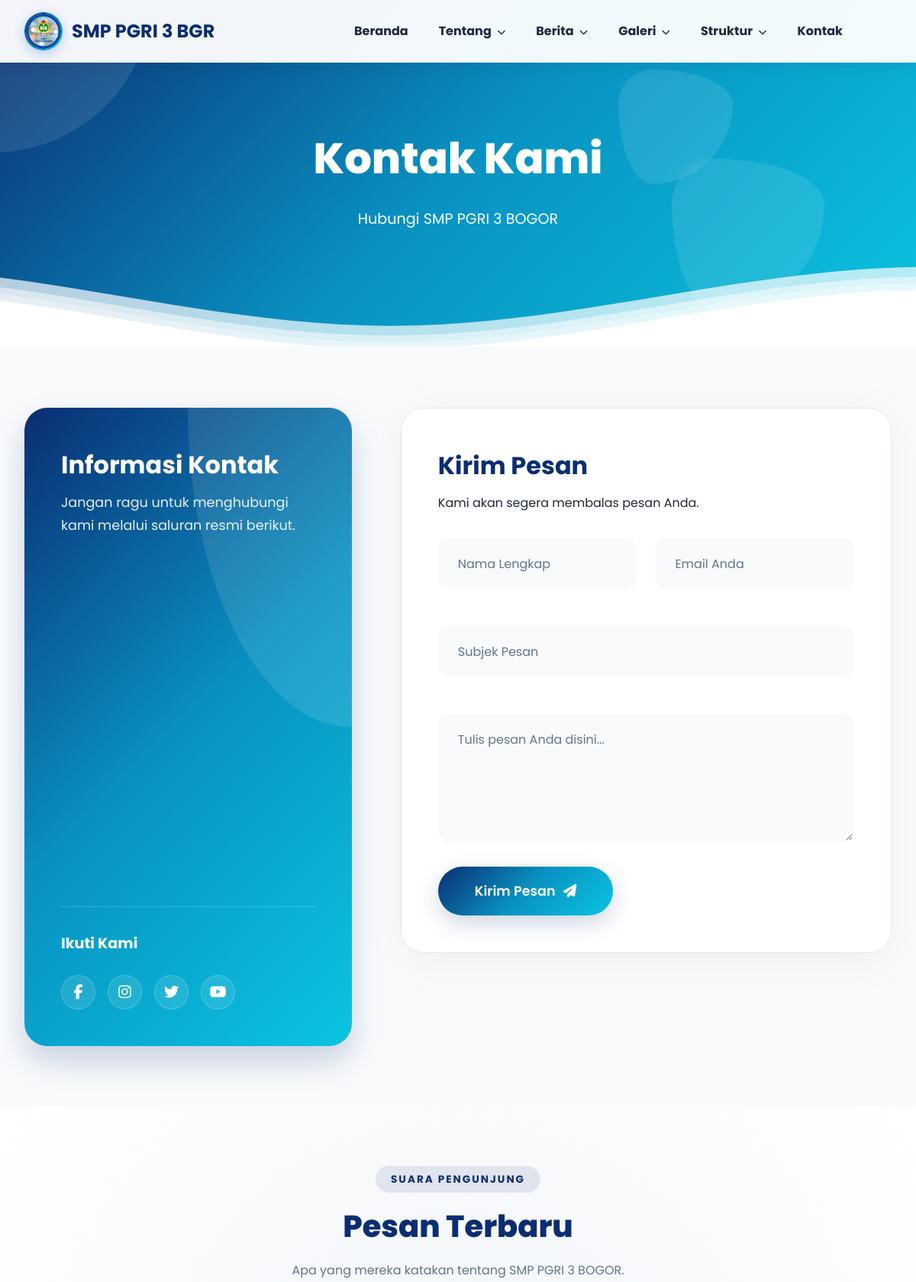
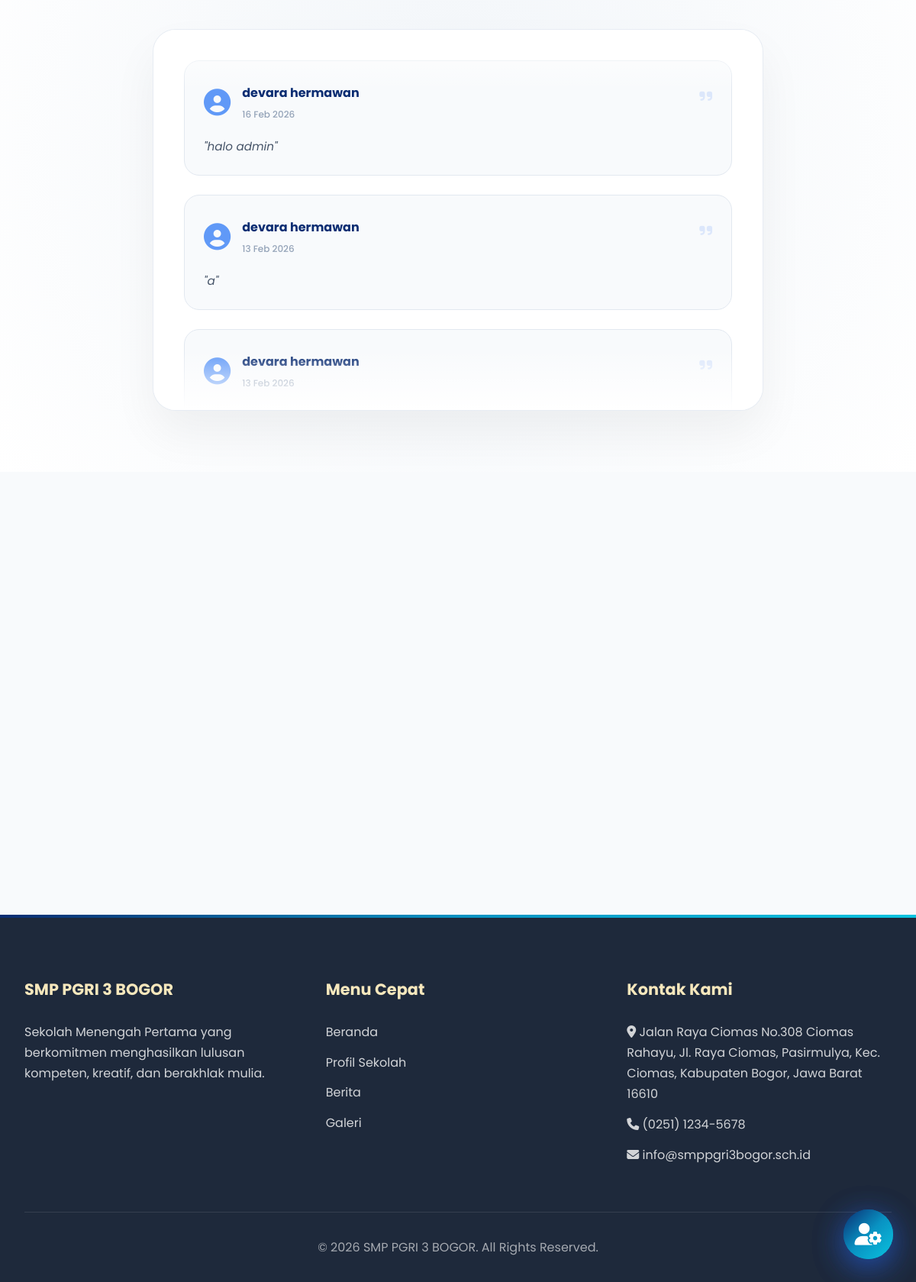
The app's page /pages/kontak.php with its own data (2 pictures, top to bottom).
### tables this page shows
CREATE TABLE `pesan` (
  `id` int NOT NULL,
  `nama` varchar(200) NOT NULL,
  `email` varchar(80) NOT NULL,
  `subjek` varchar(30) NOT NULL,
  `pesan` longtext NOT NULL,
  `dibaca` tinyint(1) DEFAULT '0',
  `created_at` timestamp NULL DEFAULT CURRENT_TIMESTAMP
);

### pages/kontak.php (the view, shortened to what this page needs)
<?php
include 'header.php'; ?>
<section class="about-hero">
    <div class="floating-shapes">
        <div class="shape shape-1"></div>
        <div class="shape shape-2"></div>
        <div class="shape shape-3"></div>
    </div>
    <h1>Kontak Kami</h1>
    <p>Hubungi SMP PGRI 3 BOGOR</p>
    <?php include 'wave.php'; ?>
</section>
<section class="contact-section">
    <div class="contact-wrapper">
        <div class="contact-info-card" data-delay="0s">
            <div class="contact-header">
                <h2>Informasi Kontak</h2>
                <p>Jangan ragu untuk menghubungi kami melalui saluran resmi berikut.</p>
            </div>
            <div class="contact-details">
            </div>
            <div class="social-links-contact" data-delay="0.8s">
                <h3>Ikuti Kami</h3>
                <div class="social-icons">
                    <a href="#" class="social-icon"><i class="fab fa-facebook-f"></i></a>
                    <a href="#" class="social-icon"><i class="fab fa-instagram"></i></a>
                    <a href="#" class="social-icon"><i class="fab fa-twitter"></i></a>
                    <a href="#" class="social-icon"><i class="fab fa-youtube"></i></a>
                </div>
            </div>
        </div>
        <div class="contact-form-card" data-delay="0.3s">
            <div class="form-header">
                <h2>Kirim Pesan</h2>
                <p>Kami akan segera membalas pesan Anda.</p>
            </div>
            <form action="kontak.php" method="POST" id="contactForm">
                <div class="form-grid">
                    <div class="form-group">
                        <input type="text" name="nama" class="form-control" placeholder="Nama Lengkap" id="nama" required>
                    </div>
                    <div class="form-group">
                        <input type="email" name="email" class="form-control" placeholder="Email Anda" id="email" required>
                    </div>
                    <div class="form-group full">
                        <input type="text" name="subjek" class="form-control" placeholder="Subjek Pesan" id="subjek" required>
                    </div>
                    <div class="form-group full">
                        <textarea name="pesan" class="form-control" rows="5" placeholder="Tulis pesan Anda disini..." id="pesan" required></textarea>
                    </div>
                </div>
                <button type="submit" name="submit" id="submit" class="btn-send">
                    Kirim Pesan <i class="fas fa-paper-plane"></i>
                </button>
            </form>
        </div>
    </div>
</section>
<section class="feedback-section" data-aos="fade-up">
    <div class="container">
        <div class="section-title-wrapper" style="text-align: center; margin-bottom: 40px;">
            <span class="section-badge" style="background: rgba(11, 45, 114, 0.1); color: var(--primary); padding: 8px 20px; border-radius: 50px; font-weight: 700; font-size: 0.85rem; text-transform: uppercase; letter-spacing: 2px;">Suara Pengunjung</span>
            <h2 style="font-size: 2.5rem; color: var(--primary); font-weight: 800; margin-top: 15px;">Pesan Terbaru</h2>
            <p style="color: #64748b; max-width: 600px; margin: 10px auto;">Apa yang mereka katakan tentang SMP PGRI 3 BOGOR.</p>
        </div>
        <div class="feedback-ticker-container">
            <div class="feedback-ticker-wrapper">
                <div class="feedback-ticker-track">
                    <?php
                    $q_feedback = mysqli_query($conn, "SELECT nama, pesan, created_at FROM pesan ORDER BY id DESC LIMIT 15");
                    if (mysqli_num_rows($q_feedback) > 0) {
                        $feedbacks = [];
                        while ($fb = mysqli_fetch_assoc($q_feedback)) {
                            $feedbacks[] = $fb;
                        }
                        for ($i = 0; $i < 2; $i++) {
                            foreach ($feedbacks as $fb) {
                    ?>
                                <div class="feedback-item">
                                    <div class="feedback-header">
                                        <div class="user-avatar-mini">
                                            <i class="fas fa-user-circle"></i>
                                        </div>
                                        <div class="user-meta">
                                            <h4><?= htmlspecialchars($fb['nama']) ?></h4>
                                            <span><?= date('d M Y', strtotime($fb['created_at'])) ?></span>
                                        </div>
                                        <div class="quote-icon">
                                            <i class="fas fa-quote-right"></i>
                                        </div>
                                    </div>
                                    <div class="feedback-body">
                                        <p>"<?= htmlspecialchars(substr($fb['pesan'], 0, 150)) ?><?= strlen($fb['pesan']) > 150 ? '...' : '' ?>"</p>
                                    </div>
                                </div>
                    <?php
                            }
                        }
                    } else {
                        echo '<p style="text-align:center; color:#94a3b8; padding: 40px;">Belum ada pesan terbaru.</p>';
                    }
                    ?>
                </div>
            </div>
        </div>
    </div>
</section>
<section class="map-section">
</section>
<?php include 'footer.php'; ?>

### pages/kontak.php (style rules this page uses)
.feedback-section { padding: 80px 0; background: radial-gradient(circle at 50% 50%, #f1f5f9 0%, #ffffff 100%); overflow: hidden; }
.feedback-ticker-container { position: relative; max-width: 800px; margin: 0 auto; height: 500px; background: white; border-radius: 30px; box-shadow: 0 30px 60px rgba(0, 0, 0, 0.05); border: 1px solid rgba(226, 232, 240, 0.8); overflow: hidden; }
.feedback-ticker-wrapper { padding: 40px; height: 100%; overflow: hidden; }
.feedback-ticker-track { display: flex; flex-direction: column; gap: 25px; animation: tickerScroll 40s linear infinite; }
.feedback-item { background: #f8fafc; padding: 25px; border-radius: 20px; border: 1px solid #e2e8f0; transition: all 0.3s ease; }
.feedback-header { display: flex; align-items: center; gap: 15px; margin-bottom: 15px; position: relative; }
.user-avatar-mini { font-size: 2.2rem; color: #3b82f6; opacity: 0.8; }
.user-meta h4 { font-size: 1rem; color: var(--primary); font-weight: 700; margin: 0; }
.user-meta span { font-size: 0.75rem; color: #94a3b8; font-weight: 500; }
.quote-icon { margin-left: auto; font-size: 1.2rem; color: rgba(59, 130, 246, 0.15); }
.feedback-body p { color: #475569; font-size: 0.95rem; line-height: 1.6; font-style: italic; margin: 0; }

### records on screen
pesan: nama "devara hermawan", created_at "16 Feb 2026", pesan "halo admin"
pesan: nama "devara hermawan", created_at "13 Feb 2026", pesan "a"
pesan: nama "devara hermawan", created_at "13 Feb 2026"
